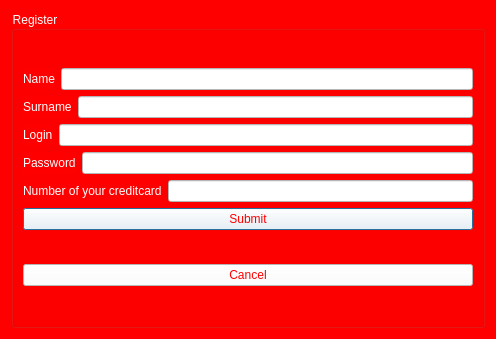
<?xml version="1.0" encoding="UTF-8"?>
<ui version="4.0">
 <class>Register</class>
 <widget class="QDialog" name="Register">
  <property name="geometry">
   <rect>
    <x>0</x>
    <y>0</y>
    <width>496</width>
    <height>339</height>
   </rect>
  </property>
  <property name="windowTitle">
   <string>Dialog</string>
  </property>
  <property name="styleSheet">
   <string notr="true">background-color: red;
color: white;</string>
  </property>
  <layout class="QHBoxLayout" name="horizontalLayout">
   <item>
    <widget class="QGroupBox" name="groupBox">
     <property name="title">
      <string>Register</string>
     </property>
     <layout class="QVBoxLayout" name="verticalLayout_2">
      <item>
       <layout class="QVBoxLayout" name="verticalLayout">
        <item>
         <layout class="QHBoxLayout" name="horizontalLayout_2">
          <item>
           <widget class="QLabel" name="label">
            <property name="text">
             <string>Name</string>
            </property>
           </widget>
          </item>
          <item>
           <widget class="QLineEdit" name="Name">
            <property name="styleSheet">
             <string notr="true">background-color: #fff;
color: #000;</string>
            </property>
           </widget>
          </item>
         </layout>
        </item>
        <item>
         <layout class="QHBoxLayout" name="horizontalLayout_3">
          <item>
           <widget class="QLabel" name="label_2">
            <property name="text">
             <string>Surname</string>
            </property>
           </widget>
          </item>
          <item>
           <widget class="QLineEdit" name="Surname">
            <property name="styleSheet">
             <string notr="true">background-color: #fff;
color: #000;</string>
            </property>
           </widget>
          </item>
         </layout>
        </item>
        <item>
         <layout class="QHBoxLayout" name="horizontalLayout_4">
          <item>
           <widget class="QLabel" name="label_3">
            <property name="text">
             <string>Login</string>
            </property>
           </widget>
          </item>
          <item>
           <widget class="QLineEdit" name="Login">
            <property name="styleSheet">
             <string notr="true">background-color: #fff;
color: #000;</string>
            </property>
           </widget>
          </item>
         </layout>
        </item>
        <item>
         <layout class="QHBoxLayout" name="horizontalLayout_5">
          <item>
           <widget class="QLabel" name="label_4">
            <property name="text">
             <string>Password</string>
            </property>
           </widget>
          </item>
          <item>
           <widget class="QLineEdit" name="Pass">
            <property name="styleSheet">
             <string notr="true">background-color: #fff;
color: #000;</string>
            </property>
           </widget>
          </item>
         </layout>
        </item>
        <item>
         <layout class="QHBoxLayout" name="horizontalLayout_6">
          <item>
           <widget class="QLabel" name="label_5">
            <property name="text">
             <string>Number of your creditcard</string>
            </property>
           </widget>
          </item>
          <item>
           <widget class="QLineEdit" name="Credit">
            <property name="styleSheet">
             <string notr="true">background-color: #fff;
color: #000;</string>
            </property>
           </widget>
          </item>
         </layout>
        </item>
        <item>
         <widget class="QPushButton" name="pushButton">
          <property name="styleSheet">
           <string notr="true">background-color: #fff;
color: red;</string>
          </property>
          <property name="text">
           <string>Submit</string>
          </property>
         </widget>
        </item>
       </layout>
      </item>
      <item>
       <widget class="QPushButton" name="pushButton_2">
        <property name="styleSheet">
         <string notr="true">background-color: #fff;
color: red;</string>
        </property>
        <property name="text">
         <string>Cancel</string>
        </property>
       </widget>
      </item>
     </layout>
    </widget>
   </item>
  </layout>
 </widget>
 <resources/>
 <connections/>
</ui>
